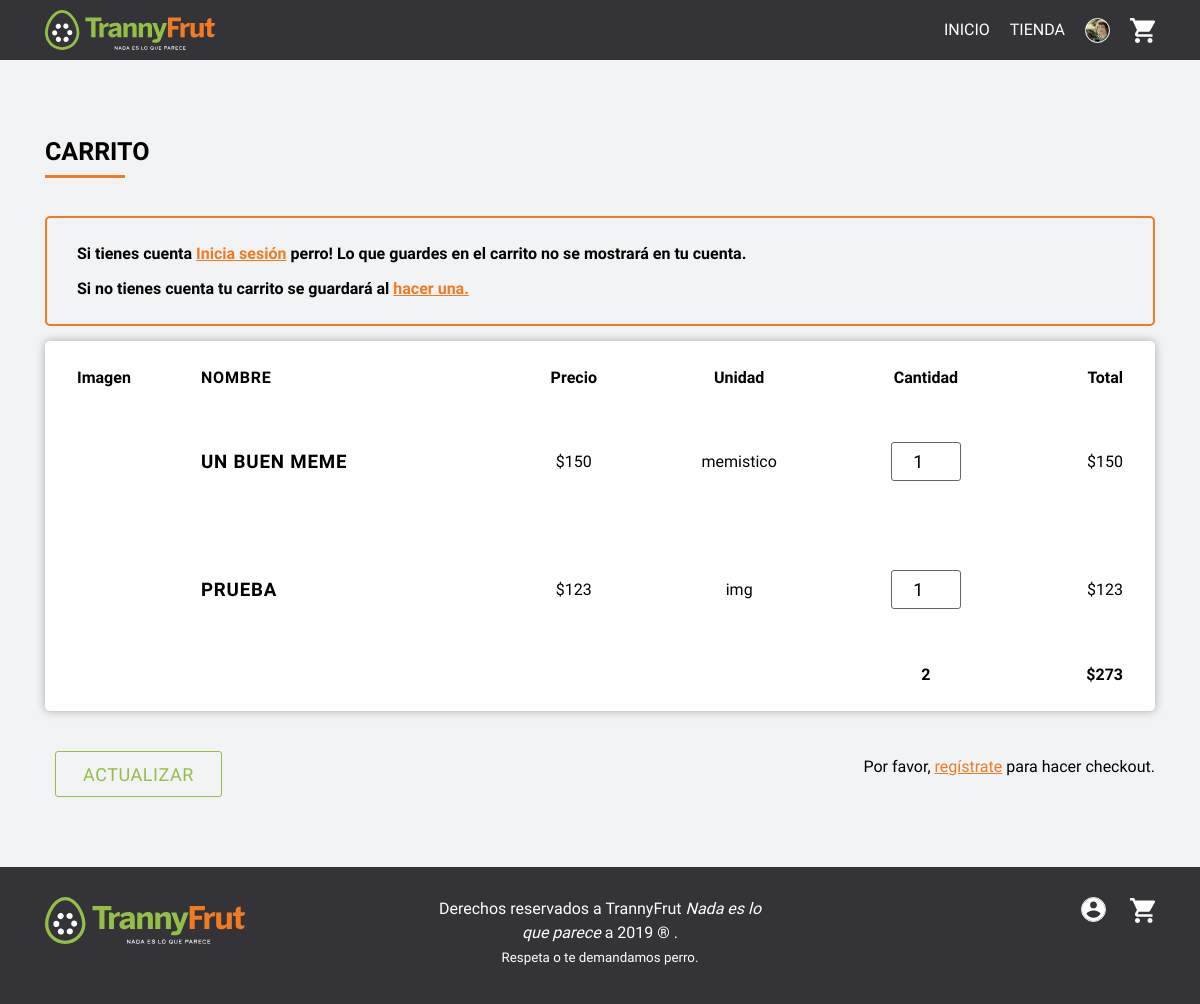
The app's page /app/carrito.php (signed in), older data.
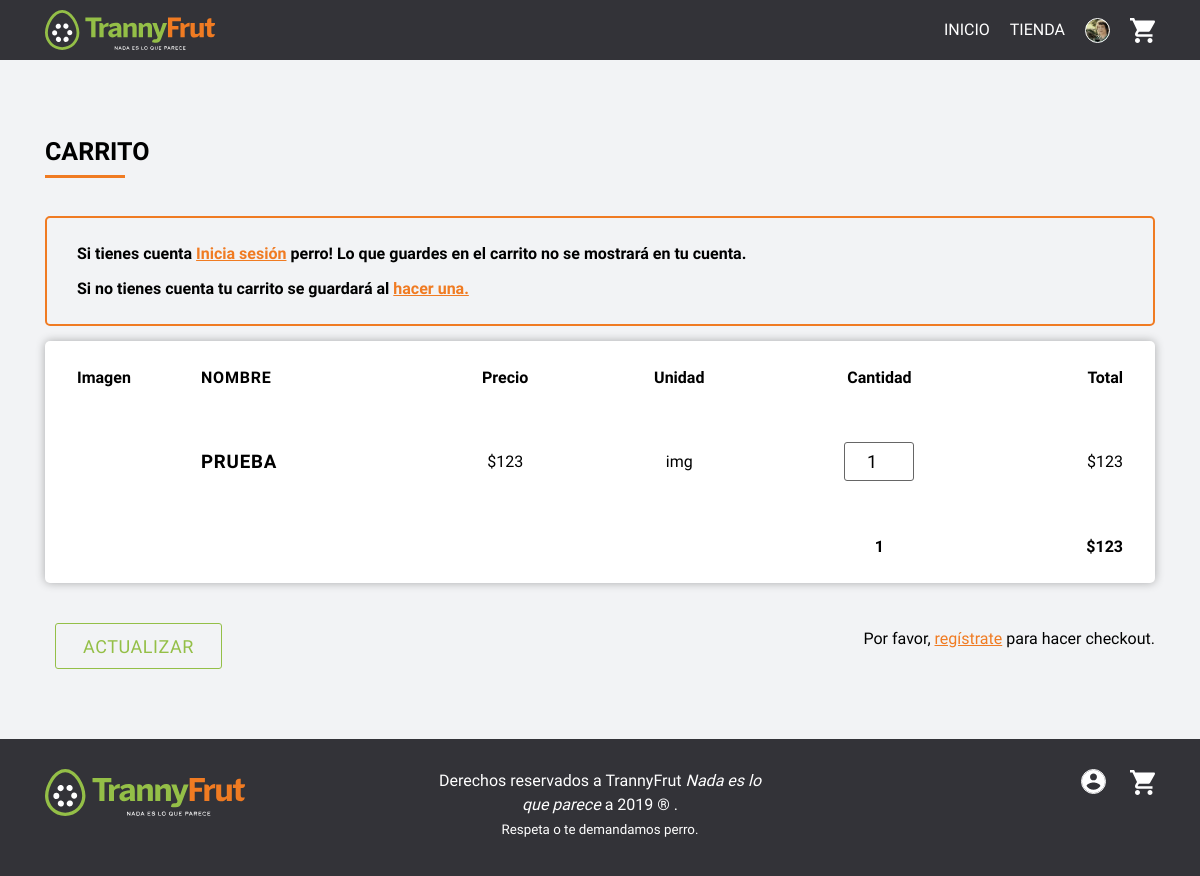
The same page, newer data.
### tables this page shows
CREATE TABLE `producto` (
  `id` int(11) NOT NULL,
  `imagen` text,
  `nombre` text,
  `descripcion` text,
  `precio` int(11) DEFAULT NULL,
  `unidad` text,
  `existencia` text,
  `fecha_creacion` timestamp NOT NULL DEFAULT CURRENT_TIMESTAMP,
  `imagenes` json DEFAULT NULL
);

### app/funciones-generales.php (called while the page is built, shortened)
<?php
  function get_single( $tipo, $id ){
    $bd = mysqli_connect("db","root","root", "main");
    $sql = "SELECT * FROM $tipo WHERE id = '$id'";
    $result = $bd->query($sql);
    if ($result->num_rows > 0) :
      while($row = $result->fetch_assoc()) :
        $res = $row;
      endwhile;
    else :
      $res = false;
    endif;
    return $res;
  }
?>

### app/carrito.php (the view, shortened to what this page needs)
<?php
  include('estructura/cabecera.php');
?>
<main class="carrito-page">
  <div class="container">
    <h1> Carrito </h1>
    <?php if( !$_SESSION['id'] > 0) : ?>
        <div class="advertencia">
            <p> Si tienes cuenta <a class='link' href="login.php"> Inicia sesión </a> perro! Lo que guardes en el carrito no se mostrará en tu cuenta. </a>
            <p> Si no tienes cuenta tu carrito se guardará al <a class='link' href="registrarse.php"> hacer una.  </a> </p>
        </div>
      <?php endif; ?>
<?php
  $items = json_decode($_SESSION['carrito']);
  $tiene_productos = false;
  foreach($items as $item) {
    if($item > 0) $tiene_productos = true;
  }
  if( $tiene_productos ) :
?>
    <form action="carrito.php" method="post">
    <div class="carrito__wrapper">
      <table class="carrito">
          <tr >
            <th>
              Imagen
            </th>
            <th class="nombre">
              Nombre
            </th>
            <th>
              Precio
            </th>
            <th>
              Unidad
            </th>
            <th>
              Cantidad
            </th>
            <th>
              Total
            </th>
        </tr>
        <?php
          $total = 0;
          $total_items = 0;
          foreach($items as $id => $cantidad) :
            $data = get_single('producto', $id);
            $nombre = $data['nombre'];
            $unidad = $data['unidad'];
            $precio = $data['precio'];
            $imagen = $data['imagen'];
            $total = $total + ( $cantidad * $precio );
            $total_items += $cantidad;
        ?>
          <tr class="carrito__item">
              <td class="imagen">
                <div class="img" style='background-image:url("<?php echo $imagen ?>")'></div>
              </td>
              <td class="nombre">
                <h3><?php echo $nombre; ?></h3>
              </td>
              <td class="precio">
                $<?php echo number_format($precio); ?>
              </td>
              <td class="unidad">
                <?php echo $unidad; ?>
              </td>
              <td class="cantidad">
                <input required type="number" name='cantidad[<?php echo $id ?>]' value = <?php echo $cantidad; ?>>
              </td>
              <td class="total">
                $<?php echo number_format($precio * $cantidad); ?>
              </td>
          </tr>
        <?php
          endforeach;
        ?>
        <tr class="carrito__item carrito__totales">
            <td></td>
            <td></td>
            <td></td>
            <td></td>
            <td class="cantidad alinear-derecha">
              <?php echo $total_items; ?>
            </td>
            <td class="total">
              $<?php echo number_format($total); ?>
            </td>
        </tr>
      </table>
    </div>
    <div class="row">
      <div class="col-12 col-md-6">
        <button class='boton'> Actualizar </button>
      </div>
      <div class="col-12 col-md-6 alinear-derecha alinear-derecha--nosm">
        <?php if($_SESSION['id'] > 0) : ?>
          <a href="checkout.php" class="boton boton-important"> Checkout </a>
        <?php else : ?>
          <p> Por favor, <a href="registrarse.php" class="link"> regístrate </a> para hacer checkout. </p>
        <?php endif; ?>
      </div>
    </div>
    </form>
    <?php else: ?>
      <div class="no-resultados">
        Tu carrito está vacío. <a href="tienda.php" class='link'> Ir a la tienda. </a>
      </div>
    <?php endif;  ?>
  </div>
</main>
<?php
  include('estructura/pie.php');
?>

Row changes from the older to the newer data that the page shows:
no longer on this page (row edited): producto: nombre "UN BUEN MEME", precio "150", unidad "memistico", value "1", $precio*$cantidad "150"
Text that changed along with them:
$total_items: "2" → "1"
$total: "273" → "123"
